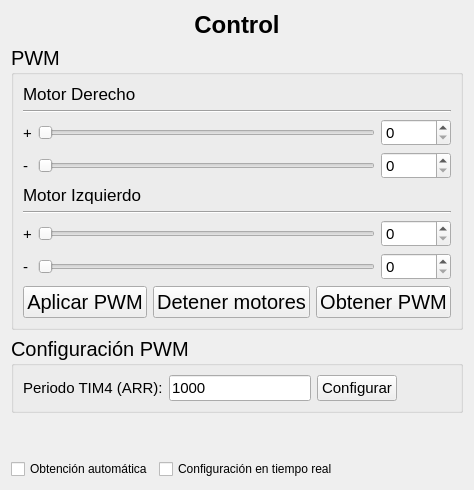
      <widget class="QWidget" name="pageControl">
       <layout class="QVBoxLayout" name="verticalLayout_12">
        <item>
         <widget class="QLabel" name="titleHome_2">
          <property name="font">
           <font>
            <pointsize>18</pointsize>
            <bold>true</bold>
           </font>
          </property>
          <property name="text">
           <string>Control</string>
          </property>
          <property name="alignment">
           <set>Qt::AlignCenter</set>
          </property>
         </widget>
        </item>
        <item>
         <widget class="QGroupBox" name="groupBox_2">
          <property name="font">
           <font>
            <pointsize>15</pointsize>
           </font>
          </property>
          <property name="title">
           <string>PWM</string>
          </property>
          <layout class="QVBoxLayout" name="verticalLayout_13">
           <item>
            <widget class="QLabel" name="label_12">
             <property name="font">
              <font>
               <pointsize>13</pointsize>
              </font>
             </property>
             <property name="text">
              <string>Motor Derecho</string>
             </property>
            </widget>
           </item>
           <item>
            <widget class="Line" name="line_8">
             <property name="orientation">
              <enum>Qt::Horizontal</enum>
             </property>
            </widget>
           </item>
           <item>
            <layout class="QGridLayout" name="gridLayout_4">
             <item row="1" column="0">
              <widget class="QLabel" name="label_15">
               <property name="font">
                <font>
                 <pointsize>11</pointsize>
                </font>
               </property>
               <property name="text">
                <string>-</string>
               </property>
              </widget>
             </item>
             <item row="0" column="0">
              <widget class="QLabel" name="label_13">
               <property name="font">
                <font>
                 <pointsize>11</pointsize>
                </font>
               </property>
               <property name="text">
                <string>+</string>
               </property>
              </widget>
             </item>
             <item row="1" column="1">
              <widget class="QSlider" name="hSliderRightMotorNeg">
               <property name="maximum">
                <number>10000</number>
               </property>
               <property name="singleStep">
                <number>1000</number>
               </property>
               <property name="pageStep">
                <number>1000</number>
               </property>
               <property name="orientation">
                <enum>Qt::Horizontal</enum>
               </property>
               <property name="tickInterval">
                <number>100</number>
               </property>
              </widget>
             </item>
             <item row="0" column="1">
              <widget class="QSlider" name="hSliderRightMotorPos">
               <property name="font">
                <font>
                 <pointsize>13</pointsize>
                </font>
               </property>
               <property name="maximum">
                <number>10000</number>
               </property>
               <property name="singleStep">
                <number>1000</number>
               </property>
               <property name="pageStep">
                <number>1000</number>
               </property>
               <property name="sliderPosition">
                <number>0</number>
               </property>
               <property name="tracking">
                <bool>true</bool>
               </property>
               <property name="orientation">
                <enum>Qt::Horizontal</enum>
               </property>
               <property name="invertedAppearance">
                <bool>false</bool>
               </property>
               <property name="invertedControls">
                <bool>false</bool>
               </property>
               <property name="tickPosition">
                <enum>QSlider::NoTicks</enum>
               </property>
               <property name="tickInterval">
                <number>100</number>
               </property>
              </widget>
             </item>
             <item row="0" column="2">
              <widget class="QSpinBox" name="spinBoxRightMotorPos">
               <property name="font">
                <font>
                 <pointsize>11</pointsize>
                </font>
               </property>
               <property name="maximum">
                <number>10000</number>
               </property>
               <property name="singleStep">
                <number>100</number>
               </property>
              </widget>
             </item>
             <item row="1" column="2">
              <widget class="QSpinBox" name="spinBoxRightMotorNeg">
               <property name="font">
                <font>
                 <pointsize>11</pointsize>
                </font>
               </property>
               <property name="maximum">
                <number>10000</number>
               </property>
               <property name="singleStep">
                <number>100</number>
               </property>
              </widget>
             </item>
            </layout>
           </item>
           <item>
            <widget class="QLabel" name="label_17">
             <property name="font">
              <font>
               <pointsize>13</pointsize>
              </font>
             </property>
             <property name="text">
              <string>Motor Izquierdo</string>
             </property>
            </widget>
           </item>
           <item>
            <widget class="Line" name="line_9">
             <property name="orientation">
              <enum>Qt::Horizontal</enum>
             </property>
            </widget>
           </item>
           <item>
            <layout class="QGridLayout" name="gridLayout_5">
             <item row="1" column="0">
              <widget class="QLabel" name="label_19">
               <property name="font">
                <font>
                 <pointsize>11</pointsize>
                </font>
               </property>
               <property name="text">
                <string>-</string>
               </property>
              </widget>
             </item>
             <item row="0" column="1">
              <widget class="QSlider" name="hSliderLeftMotorPos">
               <property name="font">
                <font>
                 <pointsize>11</pointsize>
                </font>
               </property>
               <property name="maximum">
                <number>10000</number>
               </property>
               <property name="singleStep">
                <number>1000</number>
               </property>
               <property name="pageStep">
                <number>1000</number>
               </property>
               <property name="orientation">
                <enum>Qt::Horizontal</enum>
               </property>
               <property name="tickInterval">
                <number>100</number>
               </property>
              </widget>
             </item>
             <item row="1" column="1">
              <widget class="QSlider" name="hSliderLeftMotorNeg">
               <property name="font">
                <font>
                 <pointsize>11</pointsize>
                </font>
               </property>
               <property name="maximum">
                <number>10000</number>
               </property>
               <property name="singleStep">
                <number>1000</number>
               </property>
               <property name="pageStep">
                <number>1000</number>
               </property>
               <property name="value">
                <number>0</number>
               </property>
               <property name="tracking">
                <bool>true</bool>
               </property>
               <property name="orientation">
                <enum>Qt::Horizontal</enum>
               </property>
               <property name="tickPosition">
                <enum>QSlider::NoTicks</enum>
               </property>
               <property name="tickInterval">
                <number>100</number>
               </property>
              </widget>
             </item>
             <item row="0" column="0">
              <widget class="QLabel" name="label_18">
               <property name="font">
                <font>
                 <pointsize>11</pointsize>
                </font>
               </property>
               <property name="text">
                <string>+</string>
               </property>
              </widget>
             </item>
             <item row="0" column="2">
              <widget class="QSpinBox" name="spinBoxLeftMotorPos">
               <property name="font">
                <font>
                 <pointsize>11</pointsize>
                </font>
               </property>
               <property name="maximum">
                <number>10000</number>
               </property>
               <property name="singleStep">
                <number>100</number>
               </property>
              </widget>
             </item>
             <item row="1" column="2">
              <widget class="QSpinBox" name="spinBoxLeftMotorNeg">
               <property name="font">
                <font>
                 <pointsize>11</pointsize>
                </font>
               </property>
               <property name="maximum">
                <number>10000</number>
               </property>
               <property name="singleStep">
                <number>100</number>
               </property>
              </widget>
             </item>
            </layout>
           </item>
           <item>
            <layout class="QHBoxLayout" name="horizontalLayout_11">
             <item>
              <widget class="QPushButton" name="btnApplyPWM">
               <property name="text">
                <string>Aplicar PWM</string>
               </property>
              </widget>
             </item>
             <item>
              <widget class="QPushButton" name="btnStopMotor">
               <property name="text">
                <string>Detener motores</string>
               </property>
              </widget>
             </item>
             <item>
              <widget class="QPushButton" name="btnGetPWM">
               <property name="text">
                <string>Obtener PWM</string>
               </property>
              </widget>
             </item>
            </layout>
           </item>
          </layout>
         </widget>
        </item>
        <item>
         <widget class="QGroupBox" name="groupBox_3">
          <property name="font">
           <font>
            <pointsize>15</pointsize>
           </font>
          </property>
          <property name="title">
           <string>Configuración PWM</string>
          </property>
          <layout class="QVBoxLayout" name="verticalLayout_14">
           <item>
            <layout class="QHBoxLayout" name="horizontalLayout_13">
             <item>
              <widget class="QLabel" name="label_14">
               <property name="font">
                <font>
                 <pointsize>11</pointsize>
                </font>
               </property>
               <property name="text">
                <string>Periodo TIM4 (ARR):</string>
               </property>
              </widget>
             </item>
             <item>
              <widget class="QLineEdit" name="lineEditPwmPeriod">
               <property name="font">
                <font>
                 <pointsize>11</pointsize>
                </font>
               </property>
               <property name="text">
                <string>1000</string>
               </property>
              </widget>
             </item>
             <item>
              <widget class="QPushButton" name="btnConfigurePeriod">
               <property name="font">
                <font>
                 <pointsize>11</pointsize>
                </font>
               </property>
               <property name="text">
                <string>Configurar</string>
               </property>
              </widget>
             </item>
             <item>
              <spacer name="horizontalSpacer_3">
               <property name="orientation">
                <enum>Qt::Horizontal</enum>
               </property>
               <property name="sizeHint" stdset="0">
                <size>
                 <width>40</width>
                 <height>20</height>
                </size>
               </property>
              </spacer>
             </item>
            </layout>
           </item>
          </layout>
         </widget>
        </item>
        <item>
         <spacer name="verticalSpacer_3">
          <property name="orientation">
           <enum>Qt::Vertical</enum>
          </property>
          <property name="sizeHint" stdset="0">
           <size>
            <width>20</width>
            <height>40</height>
           </size>
          </property>
         </spacer>
        </item>
        <item>
         <layout class="QHBoxLayout" name="horizontalLayout_12">
          <item>
           <widget class="QCheckBox" name="chkAutoGetPWM">
            <property name="sizePolicy">
             <sizepolicy hsizetype="Minimum" vsizetype="Fixed">
              <horstretch>0</horstretch>
              <verstretch>0</verstretch>
             </sizepolicy>
            </property>
            <property name="text">
             <string>Obtención automática</string>
            </property>
           </widget>
          </item>
          <item>
           <widget class="QCheckBox" name="chkRealTimeSetPWM">
            <property name="text">
             <string>Configuración en tiempo real</string>
            </property>
           </widget>
          </item>
          <item>
           <spacer name="horizontalSpacer">
            <property name="orientation">
             <enum>Qt::Horizontal</enum>
            </property>
            <property name="sizeHint" stdset="0">
             <size>
              <width>40</width>
              <height>20</height>
             </size>
            </property>
           </spacer>
          </item>
         </layout>
        </item>
       </layout>
      </widget>
